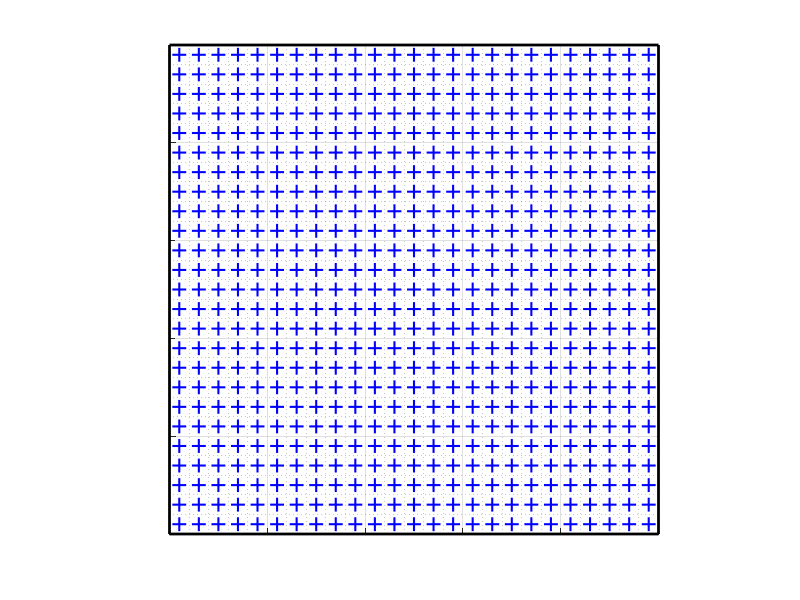
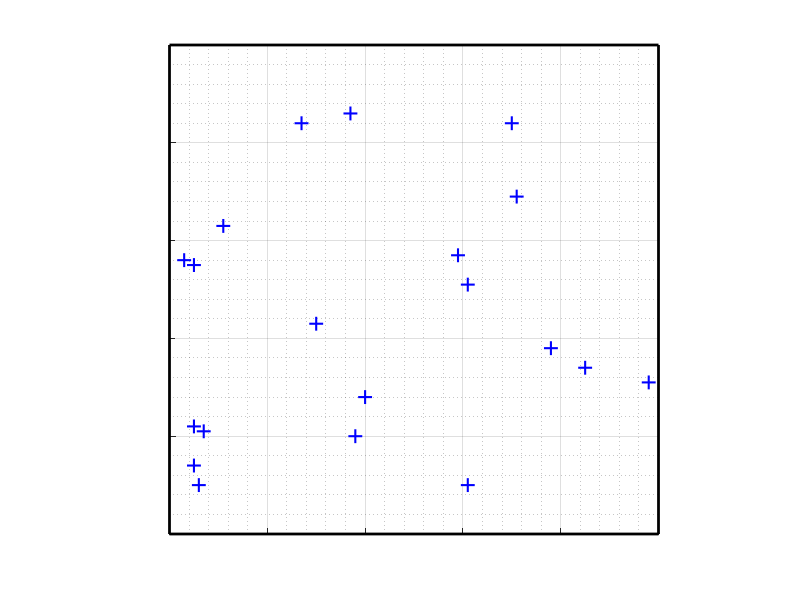

Write MATLAB code to recreate these figures, in order.
% this script draws the discretised parameter domain, to
% demonstrate the sampling difference among POD, snapshot-POD, POD-Greedy.
clear; clc; close all;

% evenly distributed for POD.
figure(1)
hold on
rectangle('Position',[0 0 100 100], 'LineWidth',2)
axis([0 100 0 100])
axis square

xe = linspace(2, 98, 25);
ye = linspace(2, 98, 25);
for i = 1:length(xe)
    for j = 1:length(ye)
        plot(xe(i), ye(j), '-+', 'LineWidth', 1.5, ...
            'MarkerSize', 10, 'Color', 'b');
    end
end
set(gca,'XTickLabel',[])
set(gca,'YTickLabel',[])

grid on
grid minor
% randomly distributed for snapshot-POD.
figure(2)
hold on
rectangle('Position',[0 0 100 100], 'LineWidth',2)
axis([0 100 0 100])
axis square

n = 20;

xr = randi([0 100], n, 1);
yr = randi([0 100], n, 1);

for i = 1:n
    plot(xr(i), yr(i), '-+', 'LineWidth', 1.5, ...
        'MarkerSize', 10, 'Color', 'b')
end
set(gca,'XTickLabel',[])
set(gca,'YTickLabel',[])


grid on
grid minor